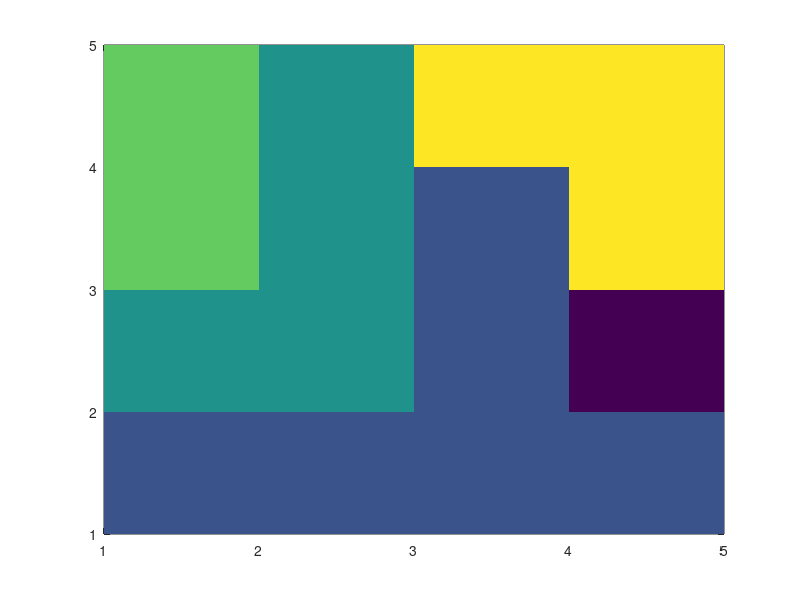

MATLAB code for this plot:
n=input('Size of computational grid\n')
state= zeros(n,n);
g=input('Number of grains\n')
vx=input('velocity in x direction\n')
vy=input('velocity in y direction\n')
F=input('frequency\n')

j=1;
k=0;


sites_x= randperm(n,g);
sites_y= randperm(n,g);

for i=1:g
state(sites_x(i),sites_y(i))=i;
end
figure(1)

    while numel(sites_x)>1
        filename='microstructure.gif';
        Vmax=vx+vy;
        random_number=rand()*(Vmax);
        if random_number>=vx
      if sites_y(j) <= n-1
        if state(sites_x(j),sites_y(j)+1)==0
            state(sites_x(j),sites_y(j)+1)=state(sites_x(j),sites_y(j));
          
           sites_x(end+1) = sites_x(j);
           sites_y(end+1) = sites_y(j)+1;
                 k=k+1;
                 if mod(k,F)==0
          e=pcolor(state)
          set(e, 'EdgeColor', 'none');
      drawnow
      frame = getframe(1);
      im = frame2im(frame);
                 end
                 
          
        end
      end
      if sites_y(j)-1>=1
        if state(sites_x(j),sites_y(j)-1)==0
            state(sites_x(j),sites_y(j)-1)=state(sites_x(j),sites_y(j));
            
            sites_x(end+1) = sites_x(j);
           sites_y(end+1) = sites_y(j)-1;
                 k=k+1;
                 if mod(k,F)==0
                 e=pcolor(state)
                 set(e, 'EdgeColor', 'none');
      drawnow
      frame = getframe(1);
      im = frame2im(frame);
                 end
        end
      end
        end
        if random_number<=vx
      if sites_x(j)+1 <=n
        if state(sites_x(j)+1,sites_y(j))==0
            state(sites_x(j)+1,sites_y(j))=state(sites_x(j),sites_y(j));
           sites_x(end+1) = sites_x(j)+1;
           sites_y(end+1) = sites_y(j);
                 k=k+1;
                 if mod(k,F)==0
                e= pcolor(state)
                set(e, 'EdgeColor', 'none');
      drawnow
      frame = getframe(1);
      im = frame2im(frame);
                 end

              

        end
      end
      if sites_x(j)-1 >= 1
        if state(sites_x(j)-1,sites_y(j))==0
            state(sites_x(j)-1,sites_y(j))=state(sites_x(j),sites_y(j));
            sites_x(end+1) = sites_x(j)-1;
           sites_y(end+1) = sites_y(j);
                 k=k+1;
                 if mod(k,F)==0
                e= pcolor(state)
                set(e, 'EdgeColor', 'none');
      drawnow
      frame = getframe(1);
      im = frame2im(frame);
                 end   
        end
      end
        
         sites_x = sites_x(2:end);
         sites_y = sites_y(2:end);
        end
       
    end
    imshow(im)
    


state
e=pcolor(state)
set(e, 'EdgeColor', 'none');